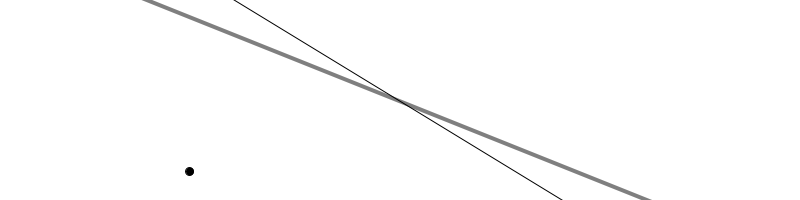
Frame 1 (no input)
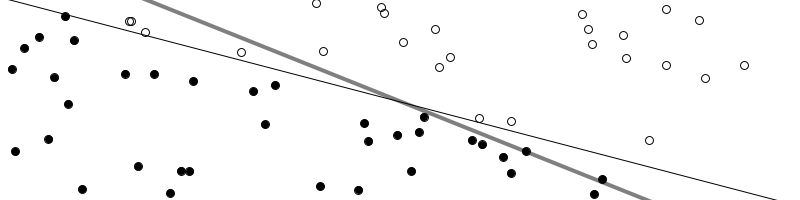
Frame 60 (the mouse pressed at the canvas centre just before this capture)
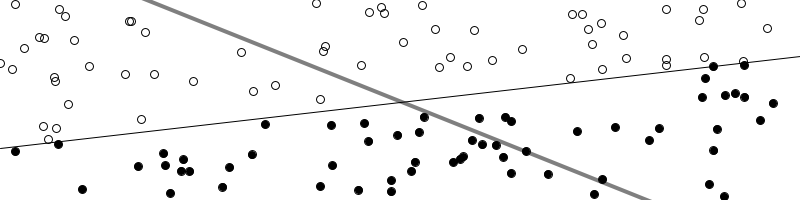
Frame 120 (the mouse held since frame 60 and released just before this capture)

The Processing sketch that drew these frames (run headless with seeded random() and noise(); from frame 60 on, the mouse is pressed at the canvas centre):

// Processing sketch: NOC_10_01_SimplePerceptron
// ── NOC_10_01_SimplePerceptron.pde
// The Nature of Code
// Daniel Shiffman
// http://natureofcode.com

// Simple Perceptron Example
// See: http://en.wikipedia.org/wiki/Perceptron

// Code based on text "Artificial Intelligence", George Luger

// A list of points we will use to "train" the perceptron
Trainer[] training = new Trainer[2000];
// A Perceptron object
Perceptron ptron;

// We will train the perceptron with one "Point" object at a time
int count = 0;

// Coordinate space
float xmin = -400;
float ymin = -100;
float xmax =  400;
float ymax =  100;

// The function to describe a line 
float f(float x) {
  return 0.4*x+1;
}

void setup() {
  size(800, 200);

  // The perceptron has 3 inputs -- x, y, and bias
  // Second value is "Learning Constant"
  ptron = new Perceptron(3, 0.00001);  // Learning Constant is low just b/c it's fun to watch, this is not necessarily optimal

  // Create a random set of training points and calculate the "known" answer
  for (int i = 0; i < training.length; i++) {
    float x = random(xmin, xmax);
    float y = random(ymin, ymax);
    int answer = 1;
    if (y < f(x)) answer = -1;
    training[i] = new Trainer(x, y, answer);
  }
  smooth();
}


void draw() {
  background(255);
  translate(width/2,height/2);

  // Draw the line
  strokeWeight(4);
  stroke(127);
  float x1 = xmin;
  float y1 = f(x1);
  float x2 = xmax;
  float y2 = f(x2);
  line(x1,y1,x2,y2);

  // Draw the line based on the current weights
  // Formula is weights[0]*x + weights[1]*y + weights[2] = 0
  stroke(0);
  strokeWeight(1);
  float[] weights = ptron.getWeights();
  x1 = xmin;
  y1 = (-weights[2] - weights[0]*x1)/weights[1];
  x2 = xmax;
  y2 = (-weights[2] - weights[0]*x2)/weights[1];
  line(x1,y1,x2,y2);



  // Train the Perceptron with one "training" point at a time
  ptron.train(training[count].inputs, training[count].answer);
  count = (count + 1) % training.length;

  // Draw all the points based on what the Perceptron would "guess"
  // Does not use the "known" correct answer
  for (int i = 0; i < count; i++) {
    stroke(0);
    strokeWeight(1);
    fill(0);
    int guess = ptron.feedforward(training[i].inputs);
    if (guess > 0) noFill();

    ellipse(training[i].inputs[0], training[i].inputs[1], 8, 8);
  }
}


// ── Perceptron.pde
// Daniel Shiffman
// The Nature of Code
// http://natureofcode.com

// Simple Perceptron Example
// See: http://en.wikipedia.org/wiki/Perceptron

// Perceptron Class

class Perceptron {
  float[] weights;  // Array of weights for inputs
  float c;          // learning constant

  // Perceptron is created with n weights and learning constant
  Perceptron(int n, float c_) {
    weights = new float[n];
    // Start with random weights
    for (int i = 0; i < weights.length; i++) {
      weights[i] = random(-1,1); 
    }
    c = c_;
  }

  // Function to train the Perceptron
  // Weights are adjusted based on "desired" answer
  void train(float[] inputs, int desired) {
    // Guess the result
    int guess = feedforward(inputs);
    // Compute the factor for changing the weight based on the error
    // Error = desired output - guessed output
    // Note this can only be 0, -2, or 2
    // Multiply by learning constant
    float error = desired - guess;
    // Adjust weights based on weightChange * input
    for (int i = 0; i < weights.length; i++) {
      weights[i] += c * error * inputs[i];         
    }
  }

  // Guess -1 or 1 based on input values
  int feedforward(float[] inputs) {
    // Sum all values
    float sum = 0;
    for (int i = 0; i < weights.length; i++) {
      sum += inputs[i]*weights[i];
    }
    // Result is sign of the sum, -1 or 1
    return activate(sum);
  }
  
  int activate(float sum) {
    if (sum > 0) return 1;
    else return -1; 
  }
  
  // Return weights
  float[] getWeights() {
    return weights; 
  }
}

// ── Trainer.pde
// The Nature of Code
// Daniel Shiffman
// http://natureofcode.com

// Simple Perceptron Example
// See: http://en.wikipedia.org/wiki/Perceptron

// A class to describe a training point
// Has an x and y, a "bias" (1) and known output
// Could also add a variable for "guess" but not required here

class Trainer {
  
  float[] inputs;
  int answer; 
  
  Trainer(float x, float y, int a) {
    inputs = new float[3];
    inputs[0] = x;
    inputs[1] = y;
    inputs[2] = 1;
    answer = a;
  }
}
